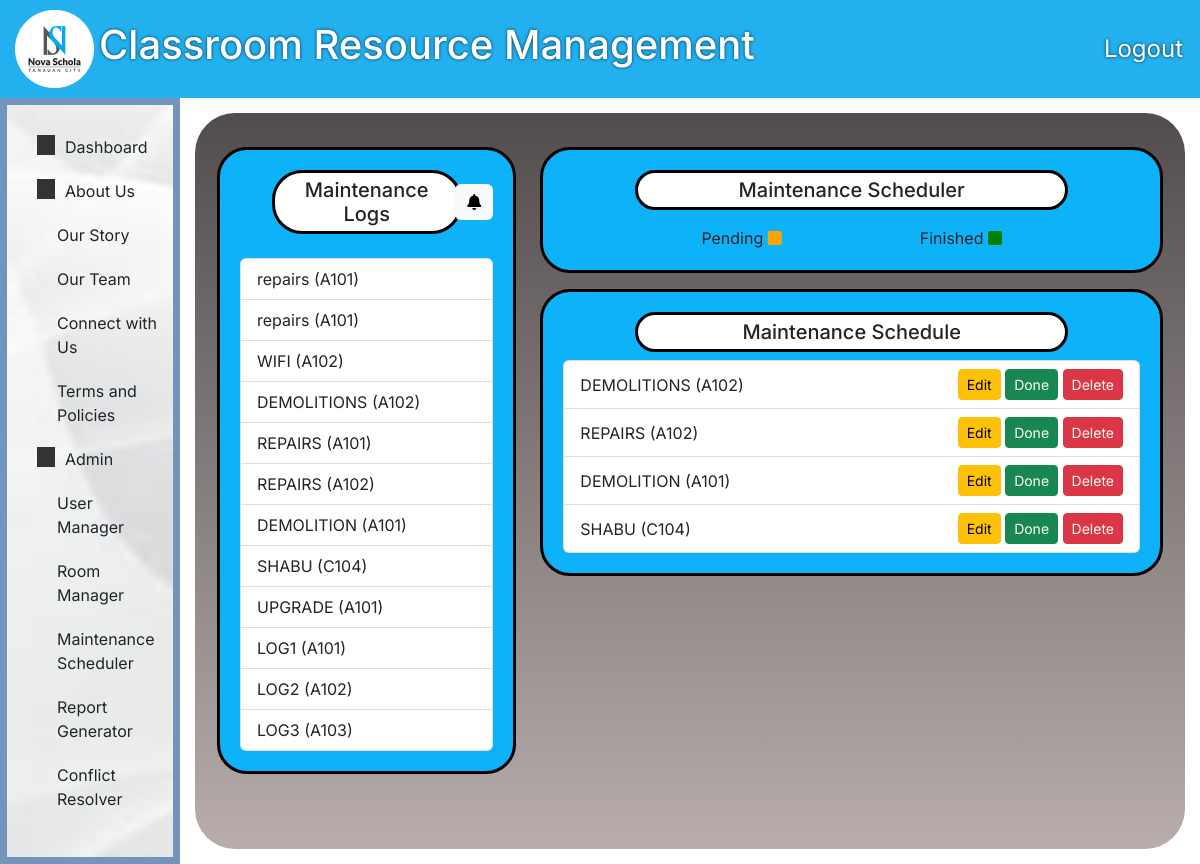
The page /pages/a-maintenance.php (signed in) on the database its author committed.
### tables this page shows
CREATE TABLE `room_maintenance` (
  `maintenance_id` int(11) NOT NULL,
  `room_id` int(11) DEFAULT NULL,
  `maintenance_date` date NOT NULL,
  `maintenance_status` enum('PENDING','DELETED','COMPLETED') NOT NULL,
  `label` varchar(100) NOT NULL
);

CREATE TABLE `rooms` (
  `room_id` int(11) NOT NULL,
  `room_code` varchar(50) NOT NULL,
  `room_detail` varchar(50) NOT NULL,
  `room_status` enum('available','occupied','maintenance') NOT NULL
);

### pages/a-maintenance.php (the view, shortened to what this page needs)
<?php
include "panel.php";
function fetchMaintenanceSchedules()
{
    global $conn;
    $sql = "SELECT room_maintenance.*, rooms.room_code
            FROM room_maintenance
            JOIN rooms ON room_maintenance.room_id = rooms.room_id
            WHERE room_maintenance.maintenance_status = 'pending'";
    $result = $conn->query($sql);
    return $result->fetch_all(MYSQLI_ASSOC);
}
function fetchMaintenanceLogs()
{
    global $conn;
    $sql = "SELECT * FROM room_maintenance JOIN rooms ON room_maintenance.room_id = rooms.room_id";
    $result = $conn->query($sql);
    return $result->fetch_all(MYSQLI_ASSOC);
}
$maintenanceSchedules = fetchMaintenanceSchedules();
$maintenanceLogs = fetchMaintenanceLogs();
?>
<main>
    <div class="mainMaintenance">
        <div class="container mt-4">
            <div class="row">
                <div class="col-md-4">
                    <div class="mt-cont">
                        <div class="d-flex align-items-center justify-content-end mt-div">
                            <div class="d-flex w-100 justify-content-center">
                                <h5 class="mb-0 text-center wt-50 justify-self-center">Maintenance Logs</h5>
                            </div>
                            <button id="notificationButton" class="btn bg-light border-0 btn-info mb-0 ms-2"><i class="fa-solid fa-bell"></i></button>
                        </div>
                        <br>
                        <ul id="maintenance-log" class="list-group">
                            <?php foreach ($maintenanceLogs as $log): ?>
                                <li class="list-group-item">
                                    <?php echo $log['label']; ?> (<?php echo $log['room_code']; ?>)
                                </li>
                            <?php endforeach; ?>
                        </ul>
                    </div>
                </div>
                <div class="col-md-8">
                    <div id="top-right">
                        <div class="mt-cont">
                            <div class="d-flex w-100 justify-content-center">
                                <h5>Maintenance Scheduler</h5>
                            </div>
                            <div class="mt-2 d-flex justify-content-evenly">
                                <div>Pending <i class="fa-solid fa-square" style="color: #ffa500;"></i></div>
                                <div>Finished <i class="fa-solid fa-square" style="color: #008000;"></i></div>
                            </div>
                        </div>
                        <div class="mt-cont mt-3">
                            <div class="d-flex w-100 justify-content-center">
                                <h5>Maintenance Schedule</h5>
                            </div>
                            <ul id="maintenance-schedule-list" class="list-group">
                                <?php foreach ($maintenanceSchedules as $log): ?>
                                    <li class="list-group-item d-flex justify-content-between align-items-center">
                                        <?php echo $log['label']; ?> (<?php echo $log['room_code']; ?>)
                                        <div>
                                            <button class="btn btn-warning btn-sm edit-btn" data-id="<?php echo $log['maintenance_id']; ?>" data-label="<?php echo $log['label']; ?>" data-room="<?php echo $log['room_id']; ?>" data-date="<?php echo $log['maintenance_date']; ?>">Edit</button>
                                            <button class="btn btn-success btn-sm done-btn" data-id="<?php echo $log['maintenance_id']; ?>">Done</button>
                                            <button class="btn btn-danger btn-sm delete-btn" data-id="<?php echo $log['maintenance_id']; ?>">Delete</button>
                                        </div>
                                    </li>
                                <?php endforeach; ?>
                            </ul>
                        </div>
                    </div>
                </div>
            </div>
        </div>
    </div>
</main>
<?php
include "closing.php";
?>

### css/main.css (style rules this page uses)
* { font-family: Inter; }
html, body { height: 100%; margin: 0 !important; padding: 0 !important; display: flex; flex-direction: column; overflow: auto; }
main { display: flex; flex: 1; }
.row { display: flex; flex: 1; justify-content: space-between; }
.mainMaintenance { display: flex; flex: 1; margin: 15px; padding: 10px; background: linear-gradient(rgba(82, 77, 77, 1), rgba(184, 172, 172, 1)); border-radius: 40px; }
.mt-div { position: relative; }
.mt-cont h5 { text-align: center; border: 3px solid #000; background: #fff; padding: 5px; border-radius: 30px; width: 75%; }
.mt-cont { background-color: #0DB2F8; border: 3px solid black; border-radius: 30px !important; padding: 20px; }
#notificationButton { position: absolute; }

### rows shown on the page
room_maintenance: label "repairs", room.room_code "A101"
room_maintenance: label "repairs", room.room_code "A101"
room_maintenance: label "WIFI", room.room_code "A102"
room_maintenance: label "DEMOLITIONS", room.room_code "A102"
room_maintenance: label "REPAIRS", room.room_code "A101"
room_maintenance: label "REPAIRS", room.room_code "A102"
room_maintenance: label "DEMOLITION", room.room_code "A101"
room_maintenance: label "SHABU", room.room_code "C104"
room_maintenance: label "UPGRADE", room.room_code "A101"
room_maintenance: label "LOG1", room.room_code "A101"
room_maintenance: label "LOG2", room.room_code "A102"
room_maintenance: label "LOG3", room.room_code "A103"

### other values the page prints
$roleText "Admin"
